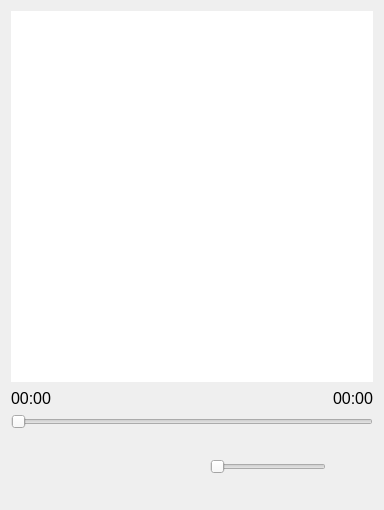
<?xml version="1.0" encoding="UTF-8"?>
<ui version="4.0">
 <class>Widget</class>
 <widget class="QWidget" name="Widget">
  <property name="geometry">
   <rect>
    <x>0</x>
    <y>0</y>
    <width>384</width>
    <height>510</height>
   </rect>
  </property>
  <property name="windowTitle">
   <string>Widget</string>
  </property>
  <property name="autoFillBackground">
   <bool>false</bool>
  </property>
  <property name="styleSheet">
   <string notr="true">* {
	border: none;
}

/*
QWidget#Widget {
	border-image: url(:/assets/bk.jpg);
	border-radius: 5px;
}
*/

QPushButton::hover {
	background-color: rgb(0, 173, 181);
	border-radius: 5px;
}</string>
  </property>
  <layout class="QGridLayout" name="gridLayout">
   <item row="0" column="0">
    <layout class="QVBoxLayout" name="verticalLayout">
     <item>
      <widget class="QListWidget" name="playListWidget">
       <property name="styleSheet">
        <string notr="true">backgroud: transparent;</string>
       </property>
      </widget>
     </item>
     <item>
      <layout class="QHBoxLayout" name="horizontalLayout_2">
       <item>
        <widget class="QLabel" name="positionLabel">
         <property name="font">
          <font>
           <pointsize>12</pointsize>
          </font>
         </property>
         <property name="text">
          <string>00:00</string>
         </property>
        </widget>
       </item>
       <item>
        <spacer name="horizontalSpacer">
         <property name="orientation">
          <enum>Qt::Horizontal</enum>
         </property>
         <property name="sizeHint" stdset="0">
          <size>
           <width>40</width>
           <height>20</height>
          </size>
         </property>
        </spacer>
       </item>
       <item>
        <widget class="QLabel" name="durationLabel">
         <property name="font">
          <font>
           <pointsize>12</pointsize>
          </font>
         </property>
         <property name="text">
          <string>00:00</string>
         </property>
        </widget>
       </item>
      </layout>
     </item>
     <item>
      <widget class="QSlider" name="playProcessSlider">
       <property name="orientation">
        <enum>Qt::Horizontal</enum>
       </property>
      </widget>
     </item>
     <item>
      <widget class="QWidget" name="widget" native="true">
       <property name="minimumSize">
        <size>
         <width>0</width>
         <height>64</height>
        </size>
       </property>
       <property name="maximumSize">
        <size>
         <width>16777215</width>
         <height>64</height>
        </size>
       </property>
       <property name="sizeIncrement">
        <size>
         <width>0</width>
         <height>0</height>
        </size>
       </property>
       <layout class="QHBoxLayout" name="horizontalLayout">
        <item>
         <widget class="QPushButton" name="openDirButton">
          <property name="minimumSize">
           <size>
            <width>32</width>
            <height>32</height>
           </size>
          </property>
          <property name="maximumSize">
           <size>
            <width>32</width>
            <height>32</height>
           </size>
          </property>
          <property name="autoFillBackground">
           <bool>false</bool>
          </property>
          <property name="styleSheet">
           <string notr="true">icon: url(:/assets/open-dir.png);
</string>
          </property>
          <property name="text">
           <string/>
          </property>
         </widget>
        </item>
        <item>
         <widget class="QPushButton" name="playModeButton">
          <property name="minimumSize">
           <size>
            <width>32</width>
            <height>32</height>
           </size>
          </property>
          <property name="maximumSize">
           <size>
            <width>32</width>
            <height>32</height>
           </size>
          </property>
          <property name="styleSheet">
           <string notr="true">icon: url(:/assets/playmode-sequential.png);</string>
          </property>
          <property name="text">
           <string/>
          </property>
         </widget>
        </item>
        <item>
         <widget class="QPushButton" name="lastsongButton">
          <property name="minimumSize">
           <size>
            <width>32</width>
            <height>32</height>
           </size>
          </property>
          <property name="maximumSize">
           <size>
            <width>32</width>
            <height>32</height>
           </size>
          </property>
          <property name="styleSheet">
           <string notr="true">border-image: url(:/assets/last-song.png);</string>
          </property>
          <property name="text">
           <string/>
          </property>
         </widget>
        </item>
        <item>
         <widget class="QPushButton" name="playButton">
          <property name="minimumSize">
           <size>
            <width>32</width>
            <height>32</height>
           </size>
          </property>
          <property name="maximumSize">
           <size>
            <width>32</width>
            <height>32</height>
           </size>
          </property>
          <property name="styleSheet">
           <string notr="true">border-image: url(:/assets/play.png);</string>
          </property>
          <property name="text">
           <string/>
          </property>
         </widget>
        </item>
        <item>
         <widget class="QPushButton" name="nextsongButton">
          <property name="minimumSize">
           <size>
            <width>32</width>
            <height>32</height>
           </size>
          </property>
          <property name="maximumSize">
           <size>
            <width>32</width>
            <height>32</height>
           </size>
          </property>
          <property name="styleSheet">
           <string notr="true">border-image: url(:/assets/next-song.png);</string>
          </property>
          <property name="text">
           <string/>
          </property>
         </widget>
        </item>
        <item>
         <widget class="QSlider" name="volumeSlider">
          <property name="orientation">
           <enum>Qt::Horizontal</enum>
          </property>
         </widget>
        </item>
        <item>
         <widget class="QPushButton" name="volumeButton">
          <property name="minimumSize">
           <size>
            <width>32</width>
            <height>32</height>
           </size>
          </property>
          <property name="maximumSize">
           <size>
            <width>32</width>
            <height>32</height>
           </size>
          </property>
          <property name="styleSheet">
           <string notr="true">icon: url(:/assets/volume.png);</string>
          </property>
          <property name="text">
           <string/>
          </property>
         </widget>
        </item>
       </layout>
      </widget>
     </item>
    </layout>
   </item>
  </layout>
 </widget>
 <resources/>
 <connections/>
</ui>
